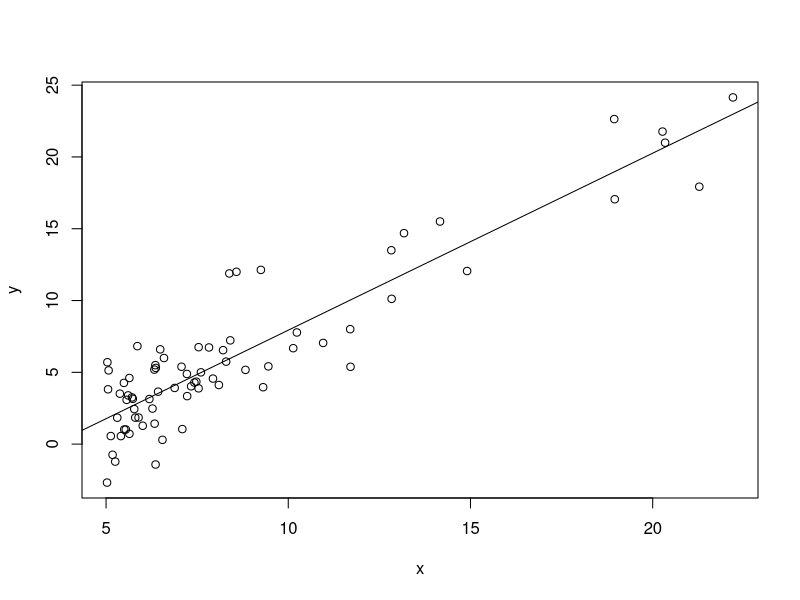
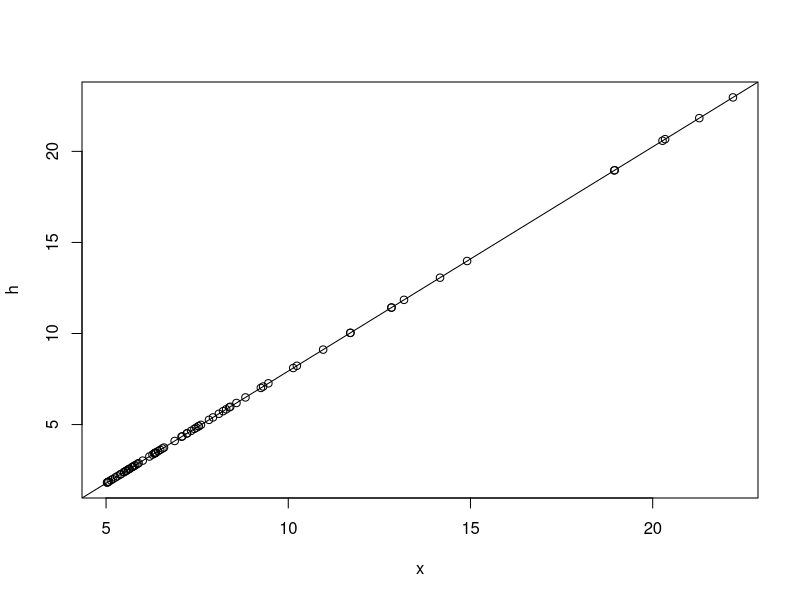
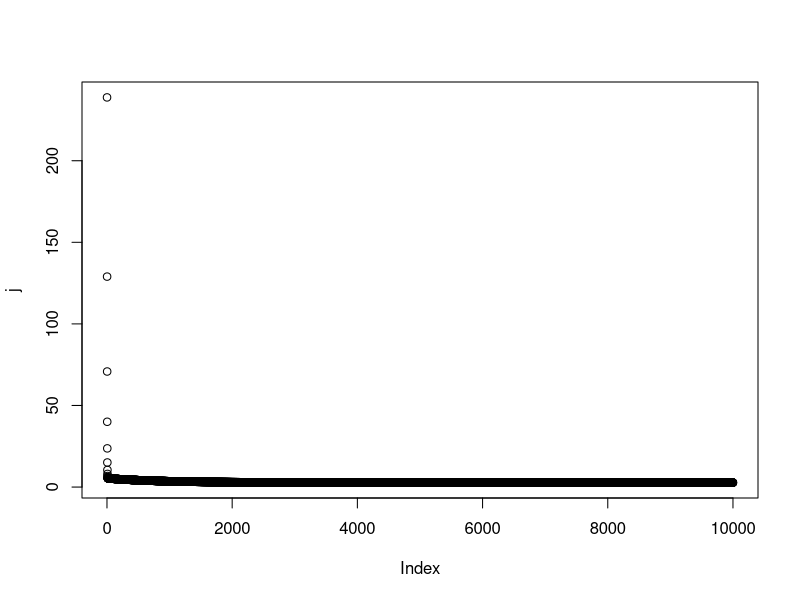

R code for these plots, in order: (Note: this script raises an error after producing the figures.)
# Gradient Descent with one variable
# Author : Shreyash Kalaria
# July, 2015


# function that take input dependent variable(y), independent variable(x), 
# initial theta, alpha and number of iteration. returns theta and hypothesis.
gradient_one = function(x, y, theta, alpha, iterations)
{
        m = length(y);
        j = rep(0, iterations);
        
        for(i in 1:iterations)
        {
                h = theta[1] + theta[2] * x;
                
                theta[1] = theta[1] - (alpha*(1/m)*(sum(h-y)));
                theta[2] = theta[2] - (alpha*(1/m)*(sum((h-y)*x)));
                
                J = (1/(2*m)) * ( sum ((h-y)*(h-y)));
                j[i] = J;
        }
        plot(x, h);  
        abline(theta[1], theta[2]);
        
        plot(j);
        
        return(theta);
        return(h);
        
}

# function returns predicted dependent variable(y) from set of independent variable(x) and 
# theta(which is calculated with gradient function).
predict=function(x, theta)
{
        y = theta[1] + theta[2]*x;
        return(y);
}

data = read.csv("data_GD_one_var.txt"); # read data from csv file and store it in data 
 
# separate dependent variable and independent variable.
x_data = data[,1];
y_data = data[,2];

# prepare treaning set and testing set.
len_x = length(x_data);
treaning_data_index = as.integer(len_x*0.8);

x = x_data[1:treaning_data_index];
y = y_data[1:treaning_data_index];

# plot treaning data
plot(x,y);
abline(lm(y~x));

# define initial thata, alpha and iteration
theta = c(1,3);
alpha = 0.003;
iterations = 10000;

# calculate new thetas with use of 
theta = gradient_one(x, y, theta, alpha, iterations);

# predict data of testing part
y_new = predict(x_data[treaning_data_index+1:len_x], theta);

# calculate mean absoluted error and mean absolute percentage error
mae = sum(abs(y_data[treaning_data_index+1:len_x] - y_new)[1:(len_x-treaning_data_index)])/(a-treaning_data_index);
print(mae);
mape = sum(abs((y_data[treaning_data_index+1:len_x]-y_new)[1:(len_x-treaning_data_index)] / y_data[treaning_data_index+1:len_x][1:(len_x-treaning_data_index)]))/(len_x-treaning_data_index);
print(mape);